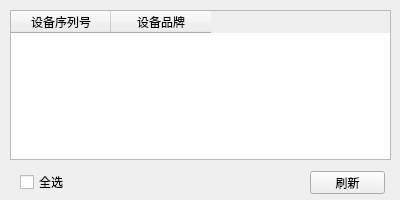
<?xml version="1.0" encoding="UTF-8"?>
<ui version="4.0">
 <class>Devices_Form</class>
 <widget class="QWidget" name="Devices_Form">
  <property name="geometry">
   <rect>
    <x>0</x>
    <y>0</y>
    <width>400</width>
    <height>200</height>
   </rect>
  </property>
  <property name="windowTitle">
   <string>Form</string>
  </property>
  <widget class="QTableWidget" name="tableWidget_devices">
   <property name="geometry">
    <rect>
     <x>10</x>
     <y>10</y>
     <width>381</width>
     <height>150</height>
    </rect>
   </property>
   <property name="selectionMode">
    <enum>QAbstractItemView::MultiSelection</enum>
   </property>
   <property name="selectionBehavior">
    <enum>QAbstractItemView::SelectRows</enum>
   </property>
   <property name="rowCount">
    <number>0</number>
   </property>
   <property name="columnCount">
    <number>2</number>
   </property>
   <attribute name="horizontalHeaderCascadingSectionResizes">
    <bool>false</bool>
   </attribute>
   <column>
    <property name="text">
     <string>设备序列号</string>
    </property>
   </column>
   <column>
    <property name="text">
     <string>设备品牌</string>
    </property>
   </column>
  </widget>
  <widget class="QCheckBox" name="checkBox_all">
   <property name="geometry">
    <rect>
     <x>20</x>
     <y>174</y>
     <width>47</width>
     <height>16</height>
    </rect>
   </property>
   <property name="text">
    <string>全选</string>
   </property>
  </widget>
  <widget class="QPushButton" name="pushButton_refresh">
   <property name="geometry">
    <rect>
     <x>310</x>
     <y>171</y>
     <width>75</width>
     <height>23</height>
    </rect>
   </property>
   <property name="text">
    <string>刷新</string>
   </property>
  </widget>
 </widget>
 <resources/>
 <connections/>
</ui>
